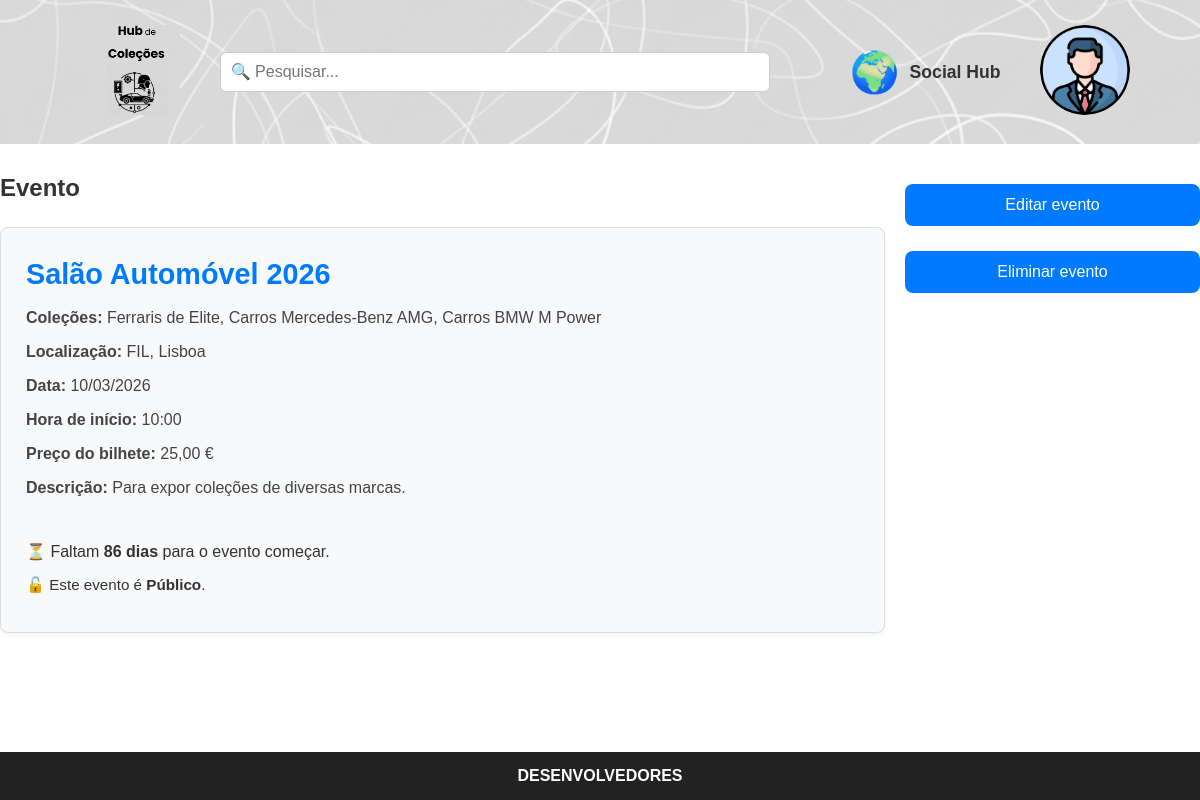
/Teamwork/public_html/evento.php?id=1 (signed in), run on the app's committed database.
### tables this page shows
CREATE TABLE users (
    id INT AUTO_INCREMENT PRIMARY KEY,
    email VARCHAR(100) NOT NULL UNIQUE,
    password VARCHAR(255) NOT NULL,
    name VARCHAR(100) NOT NULL,
    birthdate DATE,
    photo_path VARCHAR(255) DEFAULT 'images/profile.png',
    created_at TIMESTAMP DEFAULT CURRENT_TIMESTAMP
);

CREATE TABLE events (
    id INT AUTO_INCREMENT PRIMARY KEY,
    creator_id INT NOT NULL,
    name VARCHAR(255) NOT NULL,
    location VARCHAR(255),
    event_date DATE NOT NULL,
    start_time TIME,
    price DECIMAL(10, 2),
    description TEXT,
    is_present BOOLEAN DEFAULT NULL,
    rating INT DEFAULT NULL CHECK (rating BETWEEN 1 AND 5),
    is_public BOOLEAN DEFAULT 0,
    FOREIGN KEY (creator_id) REFERENCES users(id) ON DELETE CASCADE
);

### Teamwork/public_html/php/get_profile_pic.php (called while the page is built, shortened)
<?php
require_once 'db.php';
if (isset($_SESSION['user_id'])) {
    $uid_pic = $_SESSION['user_id'];
    $stmt_pic = $conn->prepare("SELECT photo_path FROM users WHERE id = ?");
    $stmt_pic->bind_param("i", $uid_pic);
    if ($stmt_pic->execute()) {
        $res_pic = $stmt_pic->get_result();
        if ($row_pic = $res_pic->fetch_assoc()) {
            if (!empty($row_pic['photo_path'])) {
                $user_photo = $row_pic['photo_path'];
            }
        }
    }
}
?>

### Teamwork/public_html/evento.php (the view, shortened to what this page needs)
<?php
require_once 'php/db.php';
require_once 'php/get_profile_pic.php';
$id = $_GET['id'];
$user_id = $_SESSION['user_id'];
$stmt = $conn->prepare("SELECT * FROM events WHERE id = ? AND creator_id = ?");
$stmt->bind_param("ii", $id, $user_id);
$stmt->execute();
$result = $stmt->get_result();
$evento = $result->fetch_assoc();
$sql_col = "SELECT c.title FROM collections c
            JOIN event_collections ec ON c.id = ec.collection_id
            WHERE ec.event_id = ?";
$stmt_col = $conn->prepare($sql_col);
$stmt_col->bind_param("i", $id);
$stmt_col->execute();
$result_col = $stmt_col->get_result();
$nomes_colecoes = [];
while ($row = $result_col->fetch_assoc()) {
    $nomes_colecoes[] = $row['title'];
}
$string_colecoes = empty($nomes_colecoes) ? "Nenhuma coleção associada" : implode(", ", $nomes_colecoes);
$data_evento = new DateTime($evento['event_date']);
$hoje = new DateTime();
$hoje->setTime(0, 0, 0);
$data_evento->setTime(0, 0, 0);
$is_futuro = ($data_evento > $hoje);
$dias_restantes = 0;
if ($is_futuro) {
    $intervalo = $hoje->diff($data_evento);
    $dias_restantes = $intervalo->days;
}
?>
<!DOCTYPE html>
<html lang="pt">
<head>
    <link rel="stylesheet" href="css/style.css">
</head>
<body>
    <header class="top-bar-home">
        <div class="logo">
            <a href="homepage.php">
                <img src="images/logo.png" alt="Logo do Sistema">
            </a>
        </div>
        <div class="search-bar">
    <div class="search-input-wrapper">
        <input type="text" id="live-search-input" placeholder="🔍 Pesquisar..." autocomplete="off">
    </div>
    <a href="social.php" class="social-hub-btn">
        <span class="social-hub-icon">🌍</span>
        <span class="social-hub-text">Social Hub</span>
    </a>
</div>
        <div class="user-icon">
            <a href="perfil.php">
                <img src="<?php echo htmlspecialchars($user_photo); ?>" alt="Perfil" height="90" style="border-radius: 50%; object-fit: cover; width: 90px;">
            </a>
        </div>
    </header>
    <main class="main-content">
        <section class="collection-details">
            <h2>Evento</h2>
            <div class="collection-info"style="background-color: #f8f9fa; border: 1px solid #ddd; border-radius: 8px; padding: 25px; box-shadow: 0 2px 5px rgba(0,0,0,0.05);">
                <p>
                    <span style="color: #007bff; font-weight: bold; font-size: 1.8em;">
                        <?php echo htmlspecialchars($evento['name']); ?>
                    </span>
                </p>
                <p><strong>Coleções: </strong><?php echo htmlspecialchars($string_colecoes); ?></p>
                <p><strong>Localização: </strong><?php echo htmlspecialchars($evento['location']); ?></p>
                <p><strong>Data: </strong><?php echo date('d/m/Y', strtotime($evento['event_date'])); ?></p>
                <p><strong>Hora de início: </strong><?php echo date('H:i', strtotime($evento['start_time'])); ?></p>
                <p><strong>Preço do bilhete: </strong>
                    <?php echo ($evento['price'] == 0) ? 'Grátis' : number_format($evento['price'], 2, ',', ' ') . ' €'; ?>
                </p>
                <p><strong>Descrição: </strong><?php echo nl2br(htmlspecialchars($evento['description'])); ?></p>
                <div style="margin-top: 25px; padding-top: 15px;">
                    <?php if ($is_futuro): ?>
                        <p style="color: #333;">
                            ⏳ Faltam <strong><?php echo $dias_restantes; ?> dias</strong> para o evento começar.
                        </p>
                        <p style="margin-top: 5px; font-size: 0.95em; color: #333;">
                            <?php if ($evento['is_public'] == 1): ?>
                                🔓 Este evento é <strong>Público</strong>.
                            <?php else: ?>
                                🔒 Este evento é <strong>Privado</strong>.
                            <?php endif; ?>
                        </p>
                    <?php endif; ?>
                </div>
            </div>
        </section>
        <aside class="sidebar">
            <button class="btn-primary" onclick="window.location.href='editar_evento.php?id=<?php echo $id; ?>'">Editar evento</button>
            <button class="btn-primary" id="delete-item-btn">Eliminar evento</button>
        </aside>
    </main>
    <footer class="bottom-bar">
        <a href="desenvolvedores.php">DESENVOLVEDORES</a>
    </footer>
</body>
</html>

### Teamwork/public_html/css/style.css (style rules this page uses)
* { margin: 0; padding: 0; box-sizing: border-box; font-family: Arial, Helvetica, sans-serif; }
.logo img { height: 90px; }
input { padding: 10px; border: 1px solid #ccc; border-radius: 6px; font-size: 16px; }
.btn-primary { background-color: #007bff; color: white; border: none; padding: 12px; border-radius: 8px; font-size: 16px; cursor: pointer; margin-top: 10px; }
.social-hub-btn { text-decoration: none; color: #333; font-weight: bold; display: flex; align-items: center; gap: 10px; margin-left: 80px; white-space: nowrap; transition: transform 0.2s ease, color 0.2s ease; }
.social-hub-icon { font-size: 2.5em; line-height: 1; }
.social-hub-text { font-size: 1.1em; }
.bottom-bar { width: 100%; background-color: #222; color: white; text-align: center; padding: 15px; position: fixed; bottom: 0; left: 0; }
.bottom-bar a { color: white; text-decoration: none; font-weight: bold; }
.top-bar-home { display: flex; align-items: center; justify-content: space-between; padding: 25px 70px; background-image: url("../images/backgroundtest.png"); background-size: cover; background-position: center; background-repeat: no-repeat; }
.top-bar-home .logo img { height: 90px; margin-left: 20px; }
.top-bar-home .search-bar { flex: 1; display: flex; justify-content: center; align-items: center; position: relative; }
.top-bar-home .search-bar input { width: 100%; padding: 10px; border-radius: 6px; border: 1px solid #ccc; font-size: 16px; }
.top-bar-home .user-icon img { height: 90px; cursor: pointer; }
.main-content { display: flex; max-width: 1200px; margin: 30px auto 50px auto; gap: 20px; }
.sidebar { flex: 1; display: flex; flex-direction: column; gap: 15px; }
.collection-details { flex: 3; }
.collection-details h2 { margin-bottom: 25px; color: #333; }
.collection-info p { margin-bottom: 10px; font-size: 16px; color: #444; line-height: 1.5; }
.top-bar-home .search-bar { position: relative; }
.search-input-wrapper { position: relative; width: 550px; }

### data on the page
users: photo_path (picture)
events: name "Salão Automóvel 2026", location "FIL, Lisboa", event_date "10/03/2026", start_time "10:00", price "25,00", description "Para expor coleções de diversas marcas.", event_date "86"

### other printed values
$string_colecoes "Ferraris de Elite, Carros Mercedes-Benz AMG, Carros BMW M Power"
